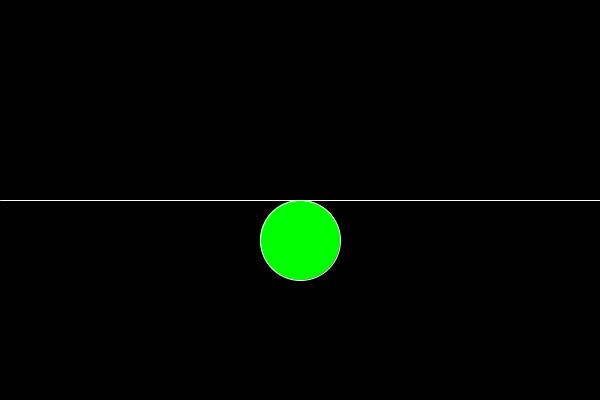
Frame 1 (no input)
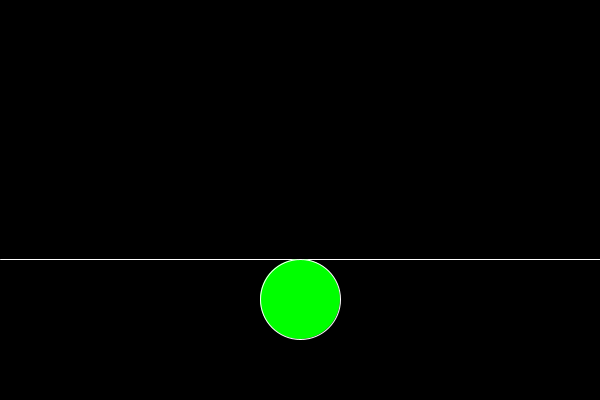
Frame 60 (the mouse pressed at the canvas centre just before this capture)
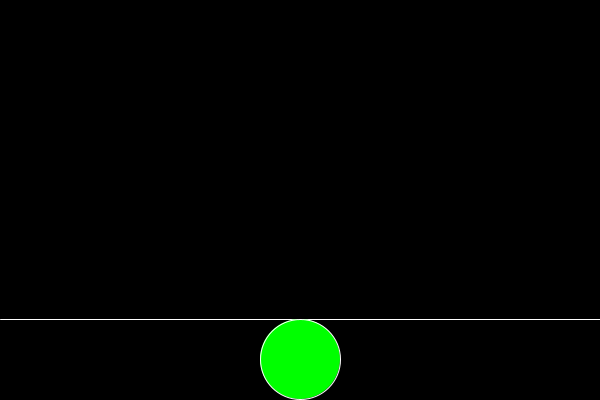
Frame 120 (the mouse held since frame 60 and released just before this capture)

The Processing sketch that drew these frames (run headless with seeded random() and noise(); from frame 60 on, the mouse is pressed at the canvas centre):

// Processing sketch: ejercicio_19
// ── ejercicio_19.pde
float linea_x1, linea_y1, linea_x2, linea_y2;
int direccion_linea = 1;

void setup() {
  size(600, 400);

  linea_x1 = 0;
  linea_y1 = height / 2;
  linea_x2 = width;
  linea_y2 = height / 2;
}

void draw() {

  background(0);

  stroke(255);
  line(linea_x1, linea_y1, linea_x2, linea_y2);

  fill(0, 255, 0);
  ellipse((linea_x1 + linea_x2) / 2, linea_y1 + 40, 80, 80);
  
  linea_y1 += direccion_linea;
  linea_y2 += direccion_linea;
  
  if (linea_y1 <= 0 || linea_y2 >= height) {
    direccion_linea *= -1;
  }
}
